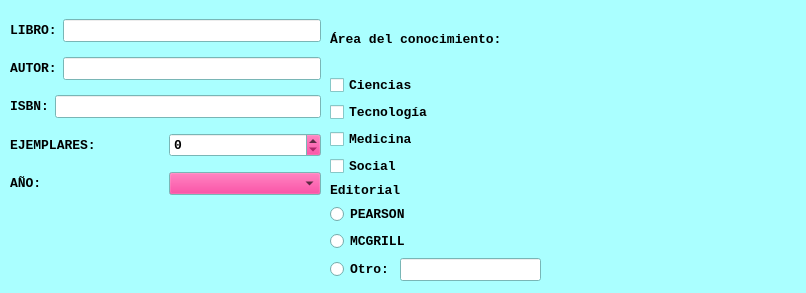
<?xml version="1.0" encoding="UTF-8"?>
<ui version="4.0">
 <class>viewMain</class>
 <widget class="QWidget" name="viewMain">
  <property name="geometry">
   <rect>
    <x>0</x>
    <y>0</y>
    <width>806</width>
    <height>293</height>
   </rect>
  </property>
  <property name="palette">
   <palette>
    <active>
     <colorrole role="WindowText">
      <brush brushstyle="SolidPattern">
       <color alpha="255">
        <red>0</red>
        <green>0</green>
        <blue>0</blue>
       </color>
      </brush>
     </colorrole>
     <colorrole role="Button">
      <brush brushstyle="SolidPattern">
       <color alpha="255">
        <red>255</red>
        <green>0</green>
        <blue>127</blue>
       </color>
      </brush>
     </colorrole>
     <colorrole role="Light">
      <brush brushstyle="SolidPattern">
       <color alpha="255">
        <red>255</red>
        <green>255</green>
        <blue>255</blue>
       </color>
      </brush>
     </colorrole>
     <colorrole role="Midlight">
      <brush brushstyle="SolidPattern">
       <color alpha="255">
        <red>212</red>
        <green>255</green>
        <blue>255</blue>
       </color>
      </brush>
     </colorrole>
     <colorrole role="Dark">
      <brush brushstyle="SolidPattern">
       <color alpha="255">
        <red>85</red>
        <green>127</green>
        <blue>127</blue>
       </color>
      </brush>
     </colorrole>
     <colorrole role="Mid">
      <brush brushstyle="SolidPattern">
       <color alpha="255">
        <red>113</red>
        <green>170</green>
        <blue>170</blue>
       </color>
      </brush>
     </colorrole>
     <colorrole role="Text">
      <brush brushstyle="SolidPattern">
       <color alpha="255">
        <red>0</red>
        <green>0</green>
        <blue>0</blue>
       </color>
      </brush>
     </colorrole>
     <colorrole role="BrightText">
      <brush brushstyle="SolidPattern">
       <color alpha="255">
        <red>255</red>
        <green>255</green>
        <blue>255</blue>
       </color>
      </brush>
     </colorrole>
     <colorrole role="ButtonText">
      <brush brushstyle="SolidPattern">
       <color alpha="255">
        <red>0</red>
        <green>0</green>
        <blue>0</blue>
       </color>
      </brush>
     </colorrole>
     <colorrole role="Base">
      <brush brushstyle="SolidPattern">
       <color alpha="255">
        <red>255</red>
        <green>255</green>
        <blue>255</blue>
       </color>
      </brush>
     </colorrole>
     <colorrole role="Window">
      <brush brushstyle="SolidPattern">
       <color alpha="255">
        <red>170</red>
        <green>255</green>
        <blue>255</blue>
       </color>
      </brush>
     </colorrole>
     <colorrole role="Shadow">
      <brush brushstyle="SolidPattern">
       <color alpha="255">
        <red>0</red>
        <green>0</green>
        <blue>0</blue>
       </color>
      </brush>
     </colorrole>
     <colorrole role="AlternateBase">
      <brush brushstyle="SolidPattern">
       <color alpha="255">
        <red>212</red>
        <green>255</green>
        <blue>255</blue>
       </color>
      </brush>
     </colorrole>
     <colorrole role="ToolTipBase">
      <brush brushstyle="SolidPattern">
       <color alpha="255">
        <red>255</red>
        <green>255</green>
        <blue>220</blue>
       </color>
      </brush>
     </colorrole>
     <colorrole role="ToolTipText">
      <brush brushstyle="SolidPattern">
       <color alpha="255">
        <red>0</red>
        <green>0</green>
        <blue>0</blue>
       </color>
      </brush>
     </colorrole>
     <colorrole role="PlaceholderText">
      <brush brushstyle="SolidPattern">
       <color alpha="127">
        <red>0</red>
        <green>0</green>
        <blue>0</blue>
       </color>
      </brush>
     </colorrole>
     <colorrole role="Accent">
      <brush brushstyle="SolidPattern">
       <color alpha="255">
        <red>255</red>
        <green>255</green>
        <blue>255</blue>
       </color>
      </brush>
     </colorrole>
    </active>
    <inactive>
     <colorrole role="WindowText">
      <brush brushstyle="SolidPattern">
       <color alpha="255">
        <red>0</red>
        <green>0</green>
        <blue>0</blue>
       </color>
      </brush>
     </colorrole>
     <colorrole role="Button">
      <brush brushstyle="SolidPattern">
       <color alpha="255">
        <red>255</red>
        <green>0</green>
        <blue>127</blue>
       </color>
      </brush>
     </colorrole>
     <colorrole role="Light">
      <brush brushstyle="SolidPattern">
       <color alpha="255">
        <red>255</red>
        <green>255</green>
        <blue>255</blue>
       </color>
      </brush>
     </colorrole>
     <colorrole role="Midlight">
      <brush brushstyle="SolidPattern">
       <color alpha="255">
        <red>212</red>
        <green>255</green>
        <blue>255</blue>
       </color>
      </brush>
     </colorrole>
     <colorrole role="Dark">
      <brush brushstyle="SolidPattern">
       <color alpha="255">
        <red>85</red>
        <green>127</green>
        <blue>127</blue>
       </color>
      </brush>
     </colorrole>
     <colorrole role="Mid">
      <brush brushstyle="SolidPattern">
       <color alpha="255">
        <red>113</red>
        <green>170</green>
        <blue>170</blue>
       </color>
      </brush>
     </colorrole>
     <colorrole role="Text">
      <brush brushstyle="SolidPattern">
       <color alpha="255">
        <red>0</red>
        <green>0</green>
        <blue>0</blue>
       </color>
      </brush>
     </colorrole>
     <colorrole role="BrightText">
      <brush brushstyle="SolidPattern">
       <color alpha="255">
        <red>255</red>
        <green>255</green>
        <blue>255</blue>
       </color>
      </brush>
     </colorrole>
     <colorrole role="ButtonText">
      <brush brushstyle="SolidPattern">
       <color alpha="255">
        <red>0</red>
        <green>0</green>
        <blue>0</blue>
       </color>
      </brush>
     </colorrole>
     <colorrole role="Base">
      <brush brushstyle="SolidPattern">
       <color alpha="255">
        <red>255</red>
        <green>255</green>
        <blue>255</blue>
       </color>
      </brush>
     </colorrole>
     <colorrole role="Window">
      <brush brushstyle="SolidPattern">
       <color alpha="255">
        <red>170</red>
        <green>255</green>
        <blue>255</blue>
       </color>
      </brush>
     </colorrole>
     <colorrole role="Shadow">
      <brush brushstyle="SolidPattern">
       <color alpha="255">
        <red>0</red>
        <green>0</green>
        <blue>0</blue>
       </color>
      </brush>
     </colorrole>
     <colorrole role="AlternateBase">
      <brush brushstyle="SolidPattern">
       <color alpha="255">
        <red>212</red>
        <green>255</green>
        <blue>255</blue>
       </color>
      </brush>
     </colorrole>
     <colorrole role="ToolTipBase">
      <brush brushstyle="SolidPattern">
       <color alpha="255">
        <red>255</red>
        <green>255</green>
        <blue>220</blue>
       </color>
      </brush>
     </colorrole>
     <colorrole role="ToolTipText">
      <brush brushstyle="SolidPattern">
       <color alpha="255">
        <red>0</red>
        <green>0</green>
        <blue>0</blue>
       </color>
      </brush>
     </colorrole>
     <colorrole role="PlaceholderText">
      <brush brushstyle="SolidPattern">
       <color alpha="127">
        <red>0</red>
        <green>0</green>
        <blue>0</blue>
       </color>
      </brush>
     </colorrole>
     <colorrole role="Accent">
      <brush brushstyle="SolidPattern">
       <color alpha="255">
        <red>255</red>
        <green>255</green>
        <blue>255</blue>
       </color>
      </brush>
     </colorrole>
    </inactive>
    <disabled>
     <colorrole role="WindowText">
      <brush brushstyle="SolidPattern">
       <color alpha="255">
        <red>85</red>
        <green>127</green>
        <blue>127</blue>
       </color>
      </brush>
     </colorrole>
     <colorrole role="Button">
      <brush brushstyle="SolidPattern">
       <color alpha="255">
        <red>255</red>
        <green>0</green>
        <blue>127</blue>
       </color>
      </brush>
     </colorrole>
     <colorrole role="Light">
      <brush brushstyle="SolidPattern">
       <color alpha="255">
        <red>255</red>
        <green>255</green>
        <blue>255</blue>
       </color>
      </brush>
     </colorrole>
     <colorrole role="Midlight">
      <brush brushstyle="SolidPattern">
       <color alpha="255">
        <red>212</red>
        <green>255</green>
        <blue>255</blue>
       </color>
      </brush>
     </colorrole>
     <colorrole role="Dark">
      <brush brushstyle="SolidPattern">
       <color alpha="255">
        <red>85</red>
        <green>127</green>
        <blue>127</blue>
       </color>
      </brush>
     </colorrole>
     <colorrole role="Mid">
      <brush brushstyle="SolidPattern">
       <color alpha="255">
        <red>113</red>
        <green>170</green>
        <blue>170</blue>
       </color>
      </brush>
     </colorrole>
     <colorrole role="Text">
      <brush brushstyle="SolidPattern">
       <color alpha="255">
        <red>85</red>
        <green>127</green>
        <blue>127</blue>
       </color>
      </brush>
     </colorrole>
     <colorrole role="BrightText">
      <brush brushstyle="SolidPattern">
       <color alpha="255">
        <red>255</red>
        <green>255</green>
        <blue>255</blue>
       </color>
      </brush>
     </colorrole>
     <colorrole role="ButtonText">
      <brush brushstyle="SolidPattern">
       <color alpha="255">
        <red>85</red>
        <green>127</green>
        <blue>127</blue>
       </color>
      </brush>
     </colorrole>
     <colorrole role="Base">
      <brush brushstyle="SolidPattern">
       <color alpha="255">
        <red>170</red>
        <green>255</green>
        <blue>255</blue>
       </color>
      </brush>
     </colorrole>
     <colorrole role="Window">
      <brush brushstyle="SolidPattern">
       <color alpha="255">
        <red>170</red>
        <green>255</green>
        <blue>255</blue>
       </color>
      </brush>
     </colorrole>
     <colorrole role="Shadow">
      <brush brushstyle="SolidPattern">
       <color alpha="255">
        <red>0</red>
        <green>0</green>
        <blue>0</blue>
       </color>
      </brush>
     </colorrole>
     <colorrole role="AlternateBase">
      <brush brushstyle="SolidPattern">
       <color alpha="255">
        <red>170</red>
        <green>255</green>
        <blue>255</blue>
       </color>
      </brush>
     </colorrole>
     <colorrole role="ToolTipBase">
      <brush brushstyle="SolidPattern">
       <color alpha="255">
        <red>255</red>
        <green>255</green>
        <blue>220</blue>
       </color>
      </brush>
     </colorrole>
     <colorrole role="ToolTipText">
      <brush brushstyle="SolidPattern">
       <color alpha="255">
        <red>0</red>
        <green>0</green>
        <blue>0</blue>
       </color>
      </brush>
     </colorrole>
     <colorrole role="PlaceholderText">
      <brush brushstyle="SolidPattern">
       <color alpha="127">
        <red>85</red>
        <green>127</green>
        <blue>127</blue>
       </color>
      </brush>
     </colorrole>
     <colorrole role="Accent">
      <brush brushstyle="SolidPattern">
       <color alpha="255">
        <red>246</red>
        <green>255</green>
        <blue>255</blue>
       </color>
      </brush>
     </colorrole>
    </disabled>
   </palette>
  </property>
  <property name="font">
   <font>
    <family>Consolas</family>
    <pointsize>10</pointsize>
    <bold>true</bold>
   </font>
  </property>
  <property name="cursor">
   <cursorShape>PointingHandCursor</cursorShape>
  </property>
  <property name="windowTitle">
   <string>Registro de Libros</string>
  </property>
  <property name="windowIcon">
   <iconset theme="applications-games"/>
  </property>
  <widget class="QWidget" name="gridLayoutWidget">
   <property name="geometry">
    <rect>
     <x>10</x>
     <y>10</y>
     <width>311</width>
     <height>238</height>
    </rect>
   </property>
   <layout class="QGridLayout" name="gridLayout">
    <item row="5" column="0">
     <layout class="QHBoxLayout" name="horizontalLayout_8">
      <item>
       <widget class="QPushButton" name="btn_add">
        <property name="text">
         <string/>
        </property>
        <property name="icon">
         <iconset resource="multimedia.qrc">
          <normaloff>:/add/img/salvado.png</normaloff>:/add/img/salvado.png</iconset>
        </property>
        <property name="iconSize">
         <size>
          <width>30</width>
          <height>30</height>
         </size>
        </property>
        <property name="flat">
         <bool>true</bool>
        </property>
       </widget>
      </item>
      <item>
       <widget class="QPushButton" name="btn_update">
        <property name="text">
         <string/>
        </property>
        <property name="icon">
         <iconset resource="multimedia.qrc">
          <normaloff>:/update/img/editar.png</normaloff>:/update/img/editar.png</iconset>
        </property>
        <property name="iconSize">
         <size>
          <width>30</width>
          <height>30</height>
         </size>
        </property>
        <property name="flat">
         <bool>true</bool>
        </property>
       </widget>
      </item>
      <item>
       <widget class="QPushButton" name="btn_del">
        <property name="text">
         <string/>
        </property>
        <property name="icon">
         <iconset resource="multimedia.qrc">
          <normaloff>:/delete/img/eliminar.png</normaloff>:/delete/img/eliminar.png</iconset>
        </property>
        <property name="iconSize">
         <size>
          <width>30</width>
          <height>30</height>
         </size>
        </property>
        <property name="flat">
         <bool>true</bool>
        </property>
       </widget>
      </item>
     </layout>
    </item>
    <item row="0" column="0">
     <layout class="QHBoxLayout" name="horizontalLayout_3">
      <item>
       <widget class="QLabel" name="label">
        <property name="text">
         <string>LIBRO:</string>
        </property>
       </widget>
      </item>
      <item>
       <widget class="QLineEdit" name="txt_libro"/>
      </item>
     </layout>
    </item>
    <item row="4" column="0">
     <layout class="QHBoxLayout" name="horizontalLayout_6">
      <item>
       <widget class="QLabel" name="label_4">
        <property name="text">
         <string>AÑO:</string>
        </property>
       </widget>
      </item>
      <item>
       <widget class="QComboBox" name="cmb_year"/>
      </item>
     </layout>
    </item>
    <item row="2" column="0">
     <layout class="QHBoxLayout" name="horizontalLayout_4">
      <item>
       <widget class="QLabel" name="label_2">
        <property name="text">
         <string>ISBN:</string>
        </property>
       </widget>
      </item>
      <item>
       <widget class="QLineEdit" name="txt_isbn"/>
      </item>
     </layout>
    </item>
    <item row="1" column="0">
     <layout class="QHBoxLayout" name="horizontalLayout_7">
      <item>
       <widget class="QLabel" name="label_5">
        <property name="text">
         <string>AUTOR:</string>
        </property>
       </widget>
      </item>
      <item>
       <widget class="QLineEdit" name="txt_autor"/>
      </item>
     </layout>
    </item>
    <item row="3" column="0">
     <layout class="QHBoxLayout" name="horizontalLayout_5">
      <item>
       <widget class="QLabel" name="label_3">
        <property name="text">
         <string>EJEMPLARES:</string>
        </property>
       </widget>
      </item>
      <item>
       <widget class="QSpinBox" name="sp_ejemplar"/>
      </item>
     </layout>
    </item>
   </layout>
  </widget>
  <widget class="QLabel" name="label_8">
   <property name="geometry">
    <rect>
     <x>550</x>
     <y>10</y>
     <width>221</width>
     <height>221</height>
    </rect>
   </property>
   <property name="text">
    <string/>
   </property>
   <property name="pixmap">
    <pixmap resource="multimedia.qrc">:/libros/img/libros.jpg</pixmap>
   </property>
   <property name="scaledContents">
    <bool>true</bool>
   </property>
  </widget>
  <widget class="QWidget" name="verticalLayoutWidget_3">
   <property name="geometry">
    <rect>
     <x>330</x>
     <y>10</y>
     <width>211</width>
     <height>271</height>
    </rect>
   </property>
   <layout class="QVBoxLayout" name="verticalLayout_3">
    <item>
     <layout class="QVBoxLayout" name="verticalLayout">
      <item>
       <widget class="QLabel" name="label_6">
        <property name="text">
         <string>Área del conocimiento:</string>
        </property>
       </widget>
      </item>
      <item>
       <widget class="QCheckBox" name="cb_ciencias">
        <property name="text">
         <string>Ciencias</string>
        </property>
       </widget>
      </item>
      <item>
       <widget class="QCheckBox" name="cb_tecnologia">
        <property name="text">
         <string>Tecnología</string>
        </property>
       </widget>
      </item>
      <item>
       <widget class="QCheckBox" name="cb_medicina">
        <property name="text">
         <string>Medicina</string>
        </property>
       </widget>
      </item>
      <item>
       <widget class="QCheckBox" name="cb_social">
        <property name="text">
         <string>Social</string>
        </property>
       </widget>
      </item>
      <item>
       <layout class="QVBoxLayout" name="verticalLayout_2">
        <item>
         <widget class="QLabel" name="label_7">
          <property name="text">
           <string>Editorial</string>
          </property>
         </widget>
        </item>
        <item>
         <widget class="QRadioButton" name="rb_editorial1">
          <property name="text">
           <string>PEARSON</string>
          </property>
         </widget>
        </item>
        <item>
         <widget class="QRadioButton" name="rb_editorial2">
          <property name="text">
           <string>MCGRILL</string>
          </property>
         </widget>
        </item>
        <item>
         <layout class="QHBoxLayout" name="horizontalLayout_9">
          <item>
           <widget class="QRadioButton" name="rb_editorial3">
            <property name="text">
             <string>Otro:</string>
            </property>
           </widget>
          </item>
          <item>
           <widget class="QLineEdit" name="txt_otro"/>
          </item>
         </layout>
        </item>
       </layout>
      </item>
     </layout>
    </item>
   </layout>
  </widget>
 </widget>
 <resources>
  <include location="multimedia.qrc"/>
 </resources>
 <connections/>
</ui>
